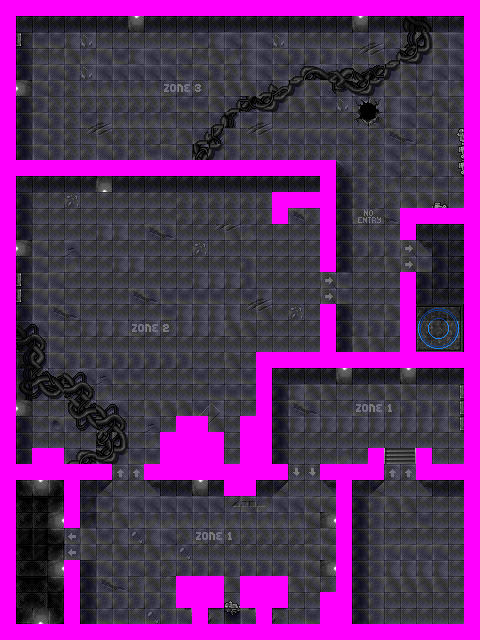

Below is a game level as drawn by its tile map, then a one-line description and the .tmx that defines it (tile-layer data replaced by summaries):
An orthogonal 30x40 tile map with 16x16 px tiles, 2 tile layers (backround, walls), 2 tilesets and 34 objects (4x egg, 3x horizontal, 2x ammo, 2x waiting zone1, 2x locker, ...).

<map version="1.2" tiledversion="1.2.1" orientation="orthogonal" renderorder="right-down" width="30" height="40" tilewidth="16" tileheight="16" infinite="0" nextlayerid="8" nextobjectid="55">
 <tileset firstgid="1" name="tileset1" tilewidth="16" tileheight="16" tilecount="500" columns="20">
  <image source="tilesets/tileset01.png" width="320" height="400" />
 </tileset>
 <tileset firstgid="501" name="tileset2" tilewidth="16" tileheight="16" tilecount="500" columns="20">
  <image source="tilesets/tileset02.png" width="320" height="400" />
 </tileset>
 <layer id="6" name="backround" width="30" height="40">
  <data>[1200 cells, 1200 non-empty, 158 distinct tile ids]</data>
 </layer>
 <layer id="7" name="walls" width="30" height="40">
  <data>[1200 cells, 271 non-empty, 3 distinct tile ids]</data>
 </layer>
 <objectgroup id="4" name="actors">
  <object id="10" name="ellen" x="414" y="574.667" width="46.6667" height="46" />
  <object id="11" name="dead body" x="352.667" y="512" width="50.6667" height="50.6667" />
  <object id="12" name="door" type="horizontal" x="384.727" y="466.303" width="29.9394" height="12.5455" />
  <object id="13" name="door zone1" type="horizontal" x="288.667" y="465.333" width="31.3333" height="14" />
  <object id="14" name="door zone2" type="horizontal" x="112.667" y="464" width="32" height="16" />
  <object id="16" name="locked door" x="64" y="529.333" width="15.3333" height="30.6667" />
  <object id="17" name="damaged door" x="320" y="272.667" width="16.6667" height="30.9091" />
  <object id="18" name="secret door" x="401.152" y="240" width="12.6061" height="31.697" />
  <object id="19" name="alien" type="running" x="362" y="394.667" width="41.3333" height="40" />
  <object id="20" name="ammo" x="312" y="393.333" />
  <object id="21" name="alien" type="waiting zone1" x="128.667" y="513.333" width="32.6667" height="31.3333" />
  <object id="22" name="alien" type="waiting zone1" x="127.333" y="562" width="34.6667" height="32" />
  <object id="23" name="saver" x="159.667" y="420.833" width="68.3333" height="43.8333" />
  <object id="25" name="store" x="224" y="480.667" width="32.0833" height="16.5" />
  <object id="26" name="alien mother" type="waiting zone2" x="78.6667" y="208" width="82" height="144" />
  <object id="30" name="locker" x="32.0455" y="448.348" width="15.9091" height="15.4545" />
  <object id="33" name="locker" x="48.1364" y="448.394" width="16.0909" height="15.4545" />
  <object id="34" name="boss" type="boss" x="96.6667" y="49.3333" width="48.6667" height="48.6667" />
  <object id="35" name="lift to heaven" x="415.333" y="306" width="48" height="47.3333" />
  <object id="36" name="egg" x="225" y="369.667" width="30.6667" height="29.3333" />
  <object id="37" name="egg" x="289.334" y="225.333" width="30.3333" height="29.6667" />
  <object id="38" name="egg" x="429.667" y="62.3334" width="33.6667" height="31.3333" />
  <object id="39" name="egg" x="430.334" y="99" width="32.6667" height="32" />
  <object id="40" name="green button" x="184.667" y="197.333" />
  <object id="41" name="red button" x="247.333" y="201.333" />
  <object id="42" name="ammo" x="430" y="188" />
  <object id="43" name="energy" x="430" y="166" />
  <object id="44" name="ace" x="40" y="520" />
  <object id="45" name="bill" x="38" y="584" />
  <object id="46" name="coin" x="104" y="600.667" />
  <object id="47" name="energy" x="277.333" y="330.667" />
  <object id="48" name="alien" type="waiting zone3" x="224.667" y="48" width="33.3333" height="34" />
  <object id="50" name="alien" type="waiting zone3" x="351" y="95.3333" width="33.3333" height="33.3333" />
  <object id="51" name="access card" x="104.667" y="503.333" />
 </objectgroup>
</map>
